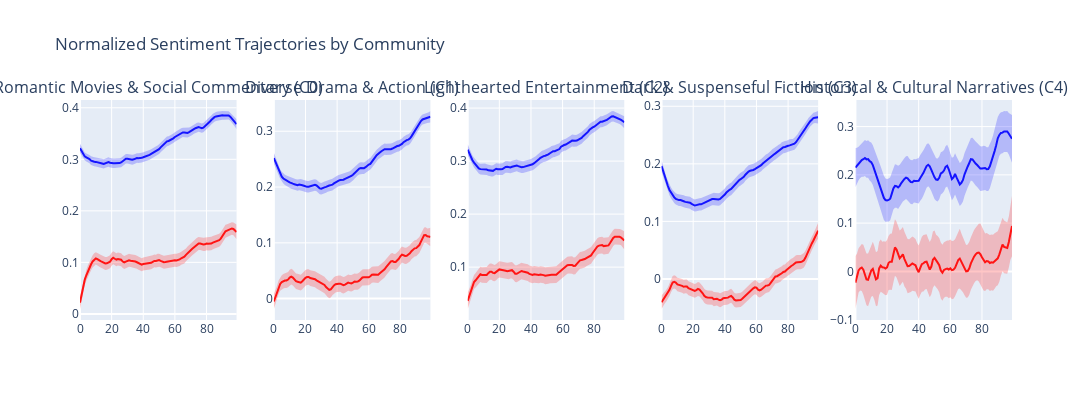

Source (notebook cell):
### Code cell
import plotly.graph_objs as go
from plotly.subplots import make_subplots
import scipy
import numpy as np

# Create subplots for each community
fig = make_subplots(rows=1, cols=5, subplot_titles=[f"{community_dict[i]}" for i in range(5)])

# Define function to calculate mean and 95% CI across arrays of lists
def mean_confidence_interval(data, confidence=0.95):
    n = len(data)
    m, se = np.mean(data, axis=0), scipy.stats.sem(data, axis=0)
    h = se * scipy.stats.t.ppf((1 + confidence) / 2., n-1)
    return m, m-h, m+h

# Assuming 'normalized_trajectories' column contains lists or arrays of numbers
# And 'hard_assignment' and 'flair_sentiment' are the community and sentiment columns, respectively
for community in sorted(review_df['hard_assignment'].unique()):
    # Filter the dataframe for the current community and positive/negative sentiment
    positive_reviews = review_df[(review_df['hard_assignment'] == community) & (review_df['flair_sentiment'] == 'POSITIVE') & (review_df['normalized_trajectories'].notnull())]
    negative_reviews = review_df[(review_df['hard_assignment'] == community) & (review_df['flair_sentiment'] == 'NEGATIVE') & (review_df['normalized_trajectories'].notnull())]
    
    # Assuming 'normalized_trajectories' is a list of lists for positive and negative reviews
    pos_data = np.array(positive_reviews['normalized_trajectories'].tolist())
    neg_data = np.array(negative_reviews['normalized_trajectories'].tolist())
    
    # Calculate the mean and 95% CI for positive and negative reviews
    pos_mean, pos_ci_lower, pos_ci_upper = mean_confidence_interval(pos_data)
    neg_mean, neg_ci_lower, neg_ci_upper = mean_confidence_interval(neg_data)
    
    # Add traces for the mean sentiment trajectory
    fig.add_trace(go.Scatter(x=np.arange(len(pos_mean)), y=pos_mean,
                             mode='lines', name=f'Positive {community_dict.get(community)}',
                             line=dict(color='blue')),
                  row=1, col=community+1)
    fig.add_trace(go.Scatter(x=np.arange(len(neg_mean)), y=neg_mean,
                             mode='lines', name=f'Negative {community_dict.get(community)}',
                             line=dict(color='red')),
                  row=1, col=community+1)
    
    # Add traces for the confidence intervals
    fig.add_trace(go.Scatter(x=np.arange(len(pos_mean)), y=pos_ci_upper,
                             mode='lines', name=f'Upper CI Pos {community_dict.get(community)}',
                             marker=dict(color="#444"), line=dict(width=0),
                             showlegend=False), row=1, col=community+1)
    fig.add_trace(go.Scatter(x=np.arange(len(pos_mean)), y=pos_ci_lower,
                             mode='lines', name=f'Lower CI Pos {community_dict.get(community)}',
                             marker=dict(color="#444"), line=dict(width=0),
                             fillcolor='rgba(68, 68, 255, 0.3)', fill='tonexty',
                             showlegend=False), row=1, col=community+1)
    
    fig.add_trace(go.Scatter(x=np.arange(len(neg_mean)), y=neg_ci_upper,
                             mode='lines', name=f'Upper CI Neg {community_dict.get(community)}',
                             marker=dict(color="#444"), line=dict(width=0),
                             showlegend=False), row=1, col=community+1)
    fig.add_trace(go.Scatter(x=np.arange(len(neg_mean)), y=neg_ci_lower,
                             mode='lines', name=f'Lower CI Neg {community_dict.get(community)}',
                             marker=dict(color="#444"), line=dict(width=0),
                             fillcolor='rgba(255, 68, 68, 0.3)', fill='tonexty',
                             showlegend=False), row=1, col=community+1)

# Update layout
fig.update_layout(height=400, width=1600, title_text="Normalized Sentiment Trajectories by Community",
                  legend_title_text='Sentiment', showlegend=False)
